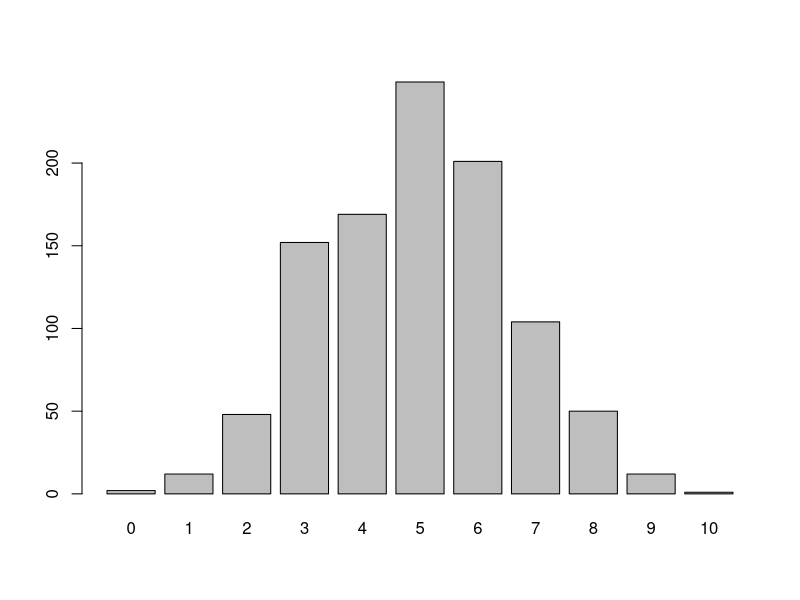
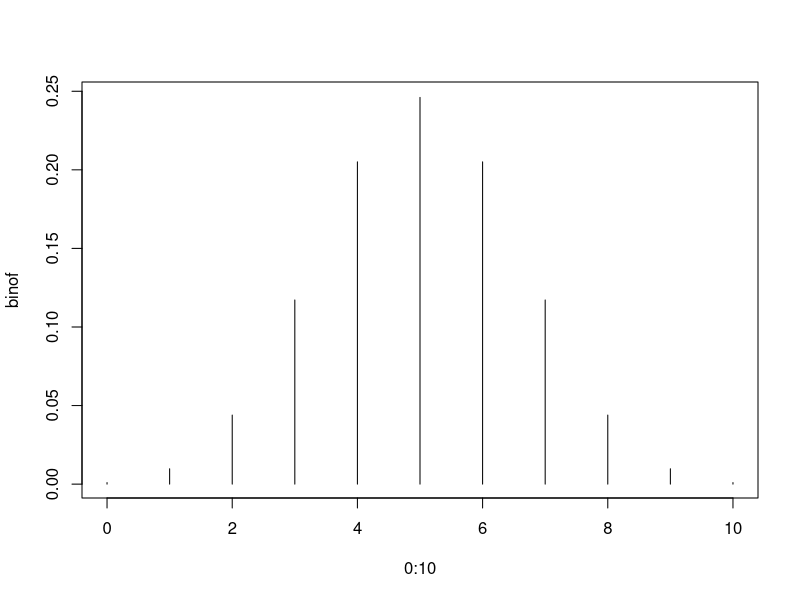
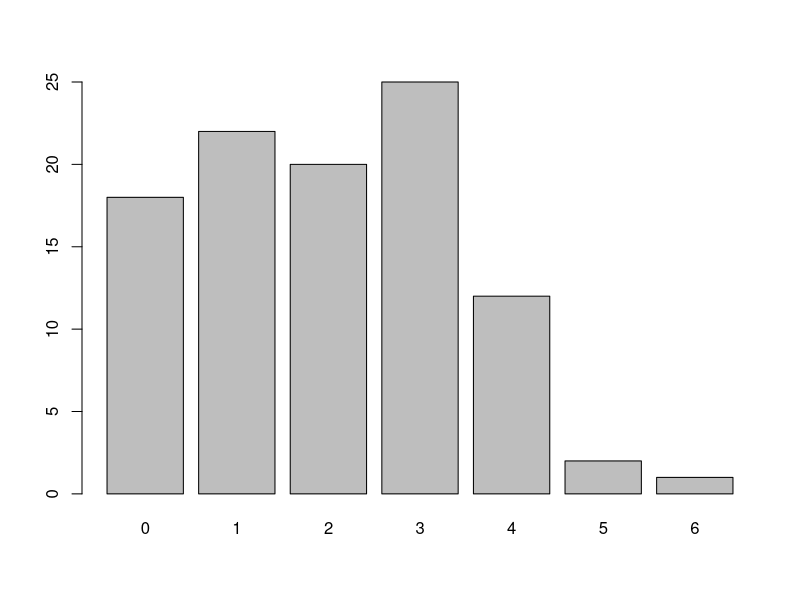
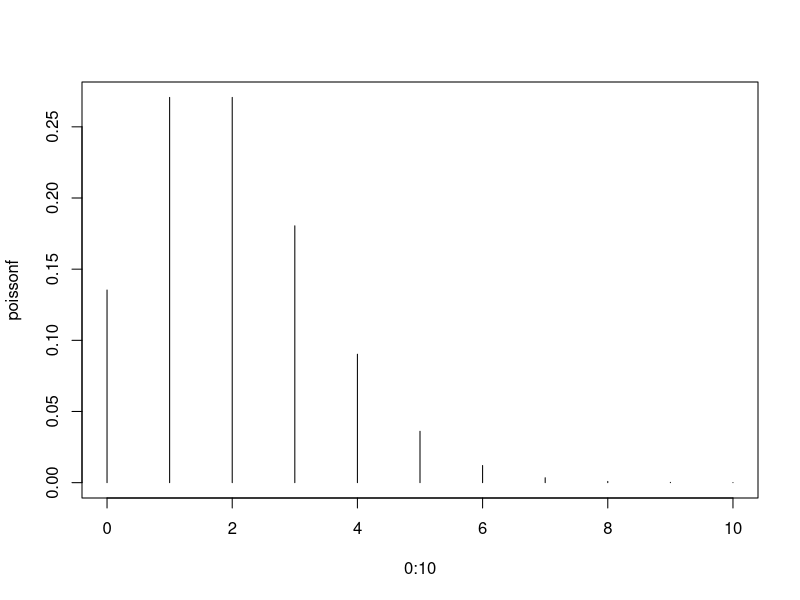
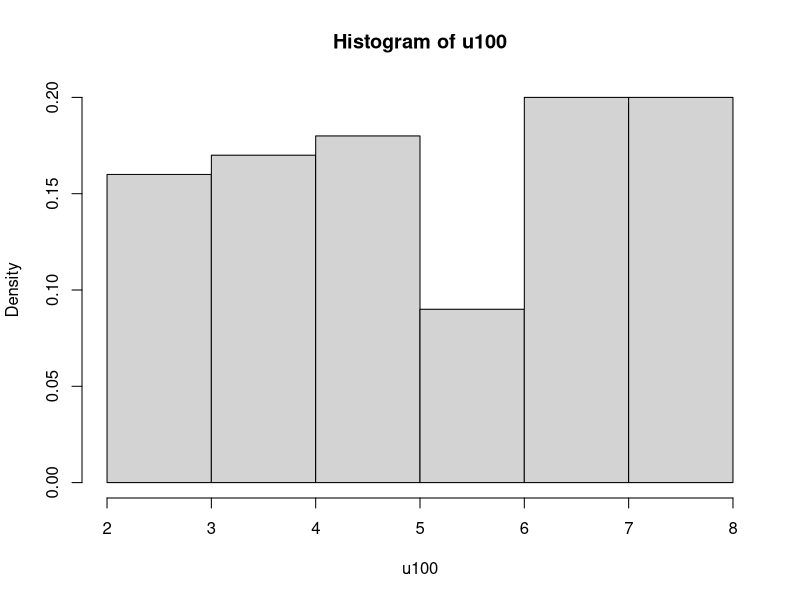
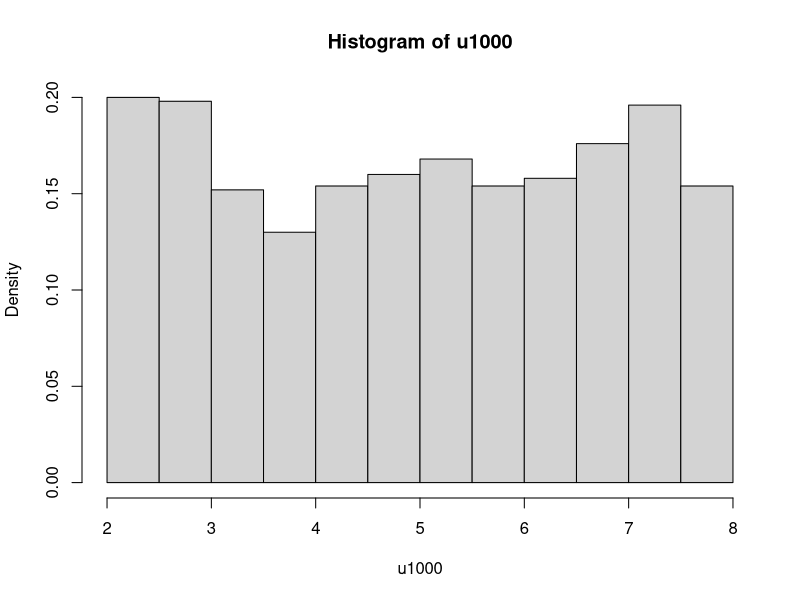
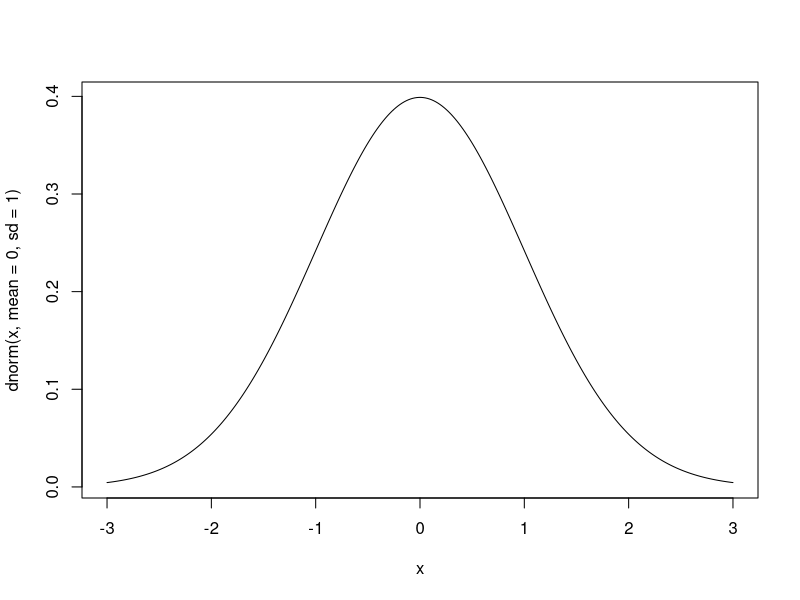
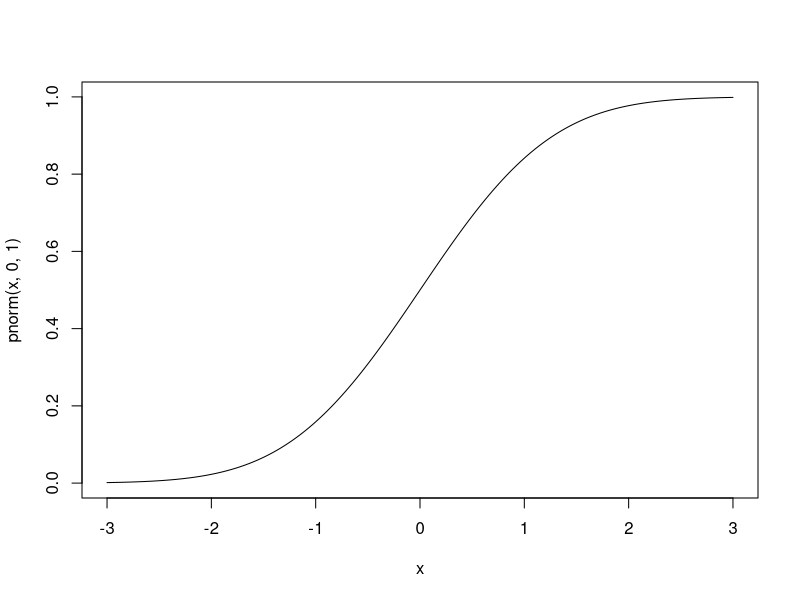

These figures' R source, in order:
# SESION VI Distribuciones de probabilidad

# DISTRIBUCIONES
# dxxx(x, ...) Funcion de masa de probabilidad f(x)
# pxxx(q, ...) Funcion de distribucion acumulada hasta q, F(x)
# qxxx (p, ...) Cuantil para el cual P(X <= q) = p
# rxxx (n, ...) Generador de numeros aleatorios
# xxx = nombre de la distribucion (binom, pois ...)


# Binomial (n, p) y se desea calcular X
dbinom(5,size=10,prob=1/2) # pdf
# Probabilidad de hasta 5 suceso (X<=5) un n y todos los anteriores
pbinom(5,size=10,prob=1/2) # cdf

# Probabilidad de más de 5 suceso (X>5)
1-pbinom(5,size=10,prob=1/2)
pbinom(5,size=10,prob=1/2, lower.tail = FALSE)
# Quantil P(X<=v)=0,8
qbinom(0.8, size=10,prob=1/2)

# Muestra aleatoria de 1000 valores simulados a partir de (10,1/2)
binoR<-rbinom(1000,size=10,prob=1/2); binoR
par(mfrow=c(1,2)) # divide la pantalla gráfica
graphics.off()
barplot(table(binoR)) # diagrama barras datos generados antes
binof<-dbinom(0:10,size=10,prob=1/2) # función de densidad
plot(0:10,binof,type="h");

# POISSON (Succesos raros)
# n grande n > 30 y p pequeña p < 0,1
# landa = numero de ocurrencias en un determinado espacio o tiempo
# Se usan para modelar eventos en los que se cuentan los resultados,
# las veces que occure un evento dentro de un peiodo de tiempo o disntacia
poissonR<-rpois(100,lambda=2);poissonR 
barplot(table(poissonR))
poissonf<-dpois(0:10,lambda=2) 
plot(0:10,poissonf,type="h")

#DISTRIBUCI?N UNIFORME
graphics.off()
u10<-runif(10,min=2,max=8) # k = 10 values 
u100<-runif(100,2,8) # k = 100 values 
u1000<-runif(1000,2,8) # k = 1000 values 
hist(u100,prob=TRUE) 
hist(u1000,prob=TRUE)

#DISTRIBUCION NORMAL
x<-seq(-3,3,length=300)
plot(x,dnorm(x,mean=0,sd=1),type="l")
plot(x,pnorm(x,0,1),type="l")
dnorm(-1,0,1);pnorm(-1,0,1)

normalR100<-rnorm(100,mean=12,sd=2) # k=100 values 
normalR1000<-rnorm(1000,12,2) #k=1000 values 
hist(normalR100) 
hist(normalR1000)

#DISTRIBUCI)N EXPONENCIAL
# Tiempos de vida de individuos, componentes, tiepos de servicio
# Funcion de densidad
x <-



exponR<-rexp(100,rate=1/5);exponR 
par(fig=c(0,1,0,.4) ) #figuracon 40% del diagrama 
boxplot(exponR,horizontal=TRUE) 
par(fig=c(0,1,.25,1), new=TRUE) 
hist(exponR,prob=TRUE,main="",ylim=c(0,0.2)) 
curve(dexp(x,rate=1/5), lwd=2, add=TRUE); lines(density(exponR),lty=2)

#TEOREMA CENTRAL DEL LIMITE
x1<-rpois(30,2);x2<-rpois(30,2);x3<-rpois(30,2) 
par(mfrow=c(1,3))
graphics.off()
barplot(table(x1)/length(x1),ylim=c(0,0.3))
barplot(table(x2)/length(x2),ylim=c(0,0.3)) 
barplot(table(x3)/length(x3),ylim=c(0,0.3)) 
S3a<-((x1+x2+x3)-3*2)/sqrt(3*2)

x1<-rpois(1000,2);x2<-rpois(1000,2);x3<-rpois(1000,2)
barplot(table(x1)/length(x1),ylim=c(0,0.3))
barplot(table(x2)/length(x2),ylim=c(0,0.3))
barplot(table(x3)/length(x3),ylim=c(0,0.3)) 
S3b<-((x1+x2+x3)-3*2)/sqrt(3*2) 
par(mfrow=c(1,2)) 
points<-seq(-3,3,length=length(S3b))
points.normal <-dnorm(points, mean = 0,sd = 1) 
hist(S3a,probability=TRUE);lines(points, points.normal)
hist(S3b,probability=TRUE);lines(points, points.normal)


# EJERCICIOS
# Ejercicio 4.2.7 Consideramos que la v. a. T “tiempo de fallo en años” 
# de un cierto componente de un sistema se modela bien por una 
# distribución exponencial con tiempo medio para el fallo de 5 años.

# a)Calcular la probabilidad de que un componente dado funcione 
# después de ocho años.
1-pexp(8,1/5)

# b)Si se instalan cinco de estos componentes en diferentes sistemas, 
# ¿cuál es la probabilidad de que dos funcionen al final de ocho años? 
dbinom(2,size=5,prob=0.2)


# Ejercicio 4.2.14 
# Una normativa europea obliga a que en los envases de yogur no debe haber 
# menos de 120 gramos. La máquina dosificadora de una empresa láctea hace los 
# envases de yogur según una ley normal de desviación típica de 2 gramos y 
# media 122 gramos. Contestar, razonadamente, las cuestiones:

# a) ¿Qué tanto por ciento de los envases de yogur de esta empresa 
# cumplirá la normativa?
1-pnorm(120,mean=122,sd=2) # P(X>=120) = 1-P(x<120)
pnorm(120,mean=122,sd=2,lower.tail = F) # lower.tail = F para decir que es P(x>=120)

# b) ¿Cuál deberá de ser la media (μ) de la ley normal con la que la máquina 
# dosificadora hace envases para que el 98% de la producción de yogures de esta
# empresa cumpla la normativa? (manteniéndose la desviación típica igual a 2gr.
dt = 2
valor = qnorm(0.98, mean=0, sd=1, lower.tail = T); valor
media = 120-valor*dt; media
# Media = 115.8925 valor por debajo de 120. No es el resultado esperado
valor = qnorm(0.98, mean=0, sd=1, lower.tail = F); valor

# Otros
# Si hay 12 automoviles que cruzan un puente por minuto en promedio,
# ¿cual es la probabilidad de que 17 o mas crucen el puente en un minuto dado?
u = 12
ppois(16, u, lower.tail = FALSE)
# lower.tail = FALSE (Probabilidad mayor que > )
